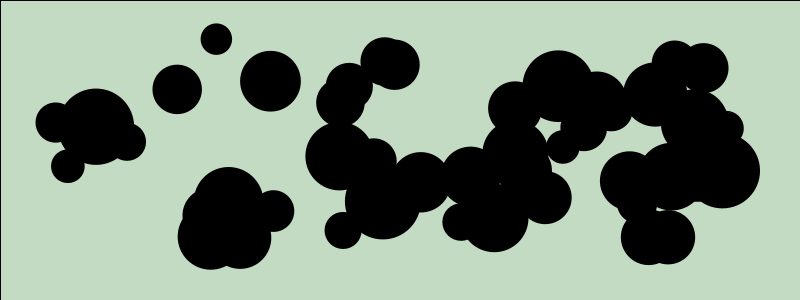
Frame 1 (no input)
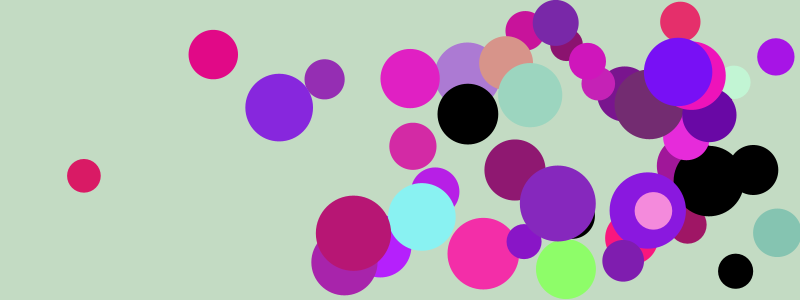
Frame 60 (the mouse pressed at the canvas centre just before this capture)
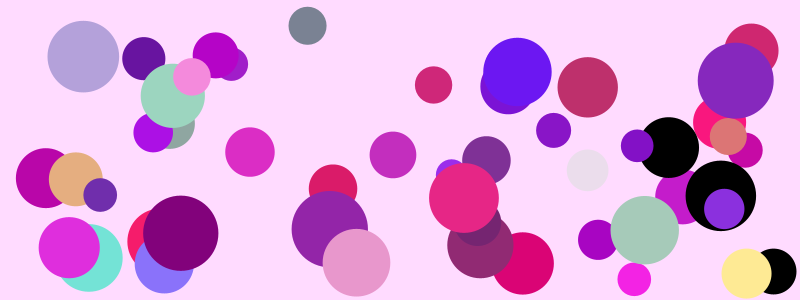
Frame 120 (the mouse held since frame 60 and released just before this capture)

The Processing sketch that drew these frames (run headless with seeded random() and noise(); from frame 60 on, the mouse is pressed at the canvas centre):

// Processing sketch: processing_66912
// ── processing_66912.pde

int ballNum = 50;
//balls position
float ballY[]= new float[ballNum];
float ballX[]= new float[ballNum];
float ballsize[] = new float[ballNum];
//balls direction
float dx[] = new float[ballNum];
float dy[] = new float[ballNum];

float r[] = new float[ballNum];
float g[] = new float[ballNum];
float b[] = new float[ballNum];

void setup() {

  size(800, 300);
  for (int i = 0; i < ballNum; i++) {
    ballsize[i] = random(30, 80);

    ballX[i] = random(ballsize[i], width-ballsize[i]);
    ballY[i] = random(ballsize[i], height-ballsize[i]);

    dx[i] = random(10);
    dy[i] = random(10);
  }
}

void draw()
{
  background(255);
  fill(mouseX, 100, mouseX, 60);
  rect(0, 0, width, height);
  drawBall();
}
void drawBall() {
  for (int i = 0; i < ballNum; i++) {
    //start position      
    ballX[i] = ballX[i] + dx[i];
    ballY[i] = ballY[i] + dy[i];
    
    if (ballX[i]>width-ballsize[i]/2 || ballX[i]<ballsize[i]/2) {
      dx[i] = dx[i]*-1;
      r[i] = random(100, 255);
      g[i] = random(100, 255);
      b[i] = random(100, 255);
    }
    if (ballY[i]>height - ballsize[i]/2 || ballY[i]<ballsize[i]/2) {
      dy[i] = dy[i]*-1;
      r[i] = random(100, 255);
      g[i] = random(50);
      b[i] = random(100, 255);
    }
    noStroke();
    fill(r[i], g[i], b[i]);
    ellipse(ballX[i], ballY[i], ballsize[i], ballsize[i]);
  }
}
